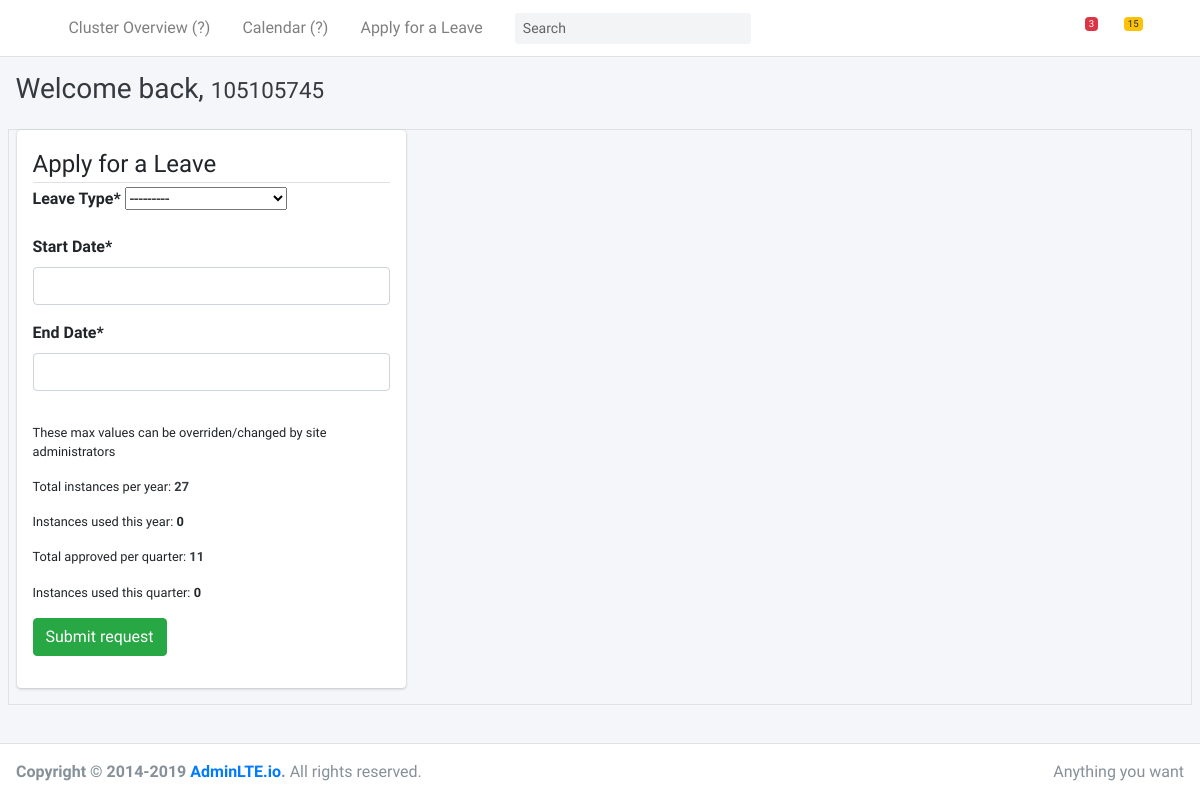
Before: /apply-leave/ (signed in) with the older database file.
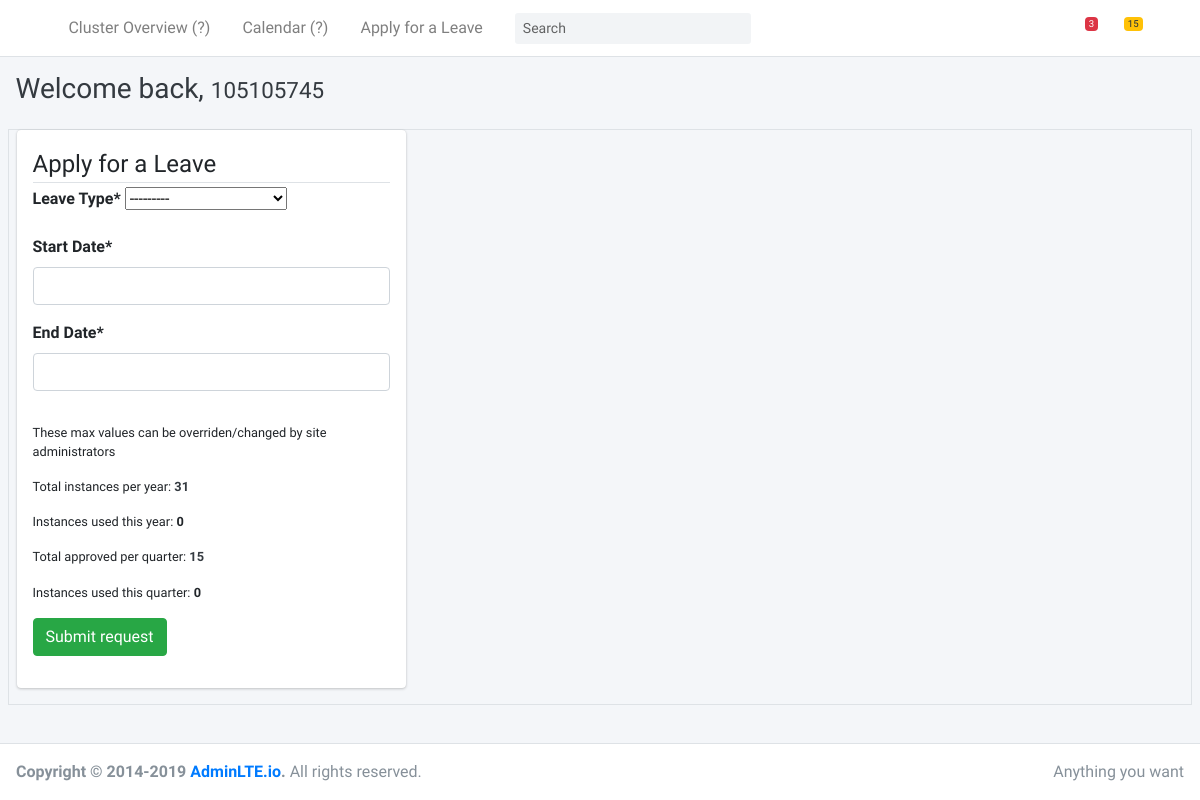
After: the same page with the newer database file.
### users/models.py (models this page shows, shortened)
class User(AbstractBaseUser, PermissionsMixin):
    staff_id = models.PositiveIntegerField(unique=True) # change max_length if needed, add min_length/value
    email = models.EmailField(unique=True) # add unique & null field options in production!
    date_joined = models.DateTimeField(default=timezone.now)
    last_login = models.DateTimeField(auto_now=True)
    is_active = models.BooleanField(default=True)  ############################### <-- disabled user account after registration, SET TO TRUE FOR THE FIRST TIME!
    is_staff = models.BooleanField(default=False)
    is_superuser = models.BooleanField(default=False)
    is_advisor          = models.BooleanField(default=True) ### <-- default is all users that register are advisors
    is_team_leader      = models.BooleanField(default=False)
    is_operations_manager  = models.BooleanField(default=False)
    first_name          = models.CharField(max_length=50)
    middle_name         = models.CharField(max_length=50, blank=True)
    last_name           = models.CharField(max_length=50)
    ext_name            = models.CharField(max_length=3, blank=True, null=True, verbose_name="Extension")
    SFST    = "Secured Financial Support Team"
    UFST    = "UnSecured Financial Support Team"
    AUH     = "Australia Collections"
    AU      = "Australia"
    PH      = "Philippines"
    SG      = "Singapore"
    MSS     = "Marks & Spencer"
    HRS     = "HSBC Repayment Services"
    US      = "US"
    CANADA  = "CANADA"
    OTPA    = "Outcome Testing Policy Adherence"
    choices = [
        (SFST, "Secured Financial Support Team"),
        (UFST, "UnSecured Financial Support Team"),
        (AUH, "Australia Collections"),
        (AU, "Australia"),
        (PH, "Philippines"),
        (SG, "Singapore"),
        (MSS, "Marks & Spencer"),
        (HRS, "HSBC Repayment Services"),
        (US, "United States"),
        (CANADA, "Canada"),
        (OTPA, "Outcome Testing Policy Adherence")
        ]
    workgroup           = models.CharField(max_length=100, choices=choices, default="Default", verbose_name="WorkGroup: ")
    objects = CustomUserManager() # set the CustomUserManager() above instead of default UserManager() from django.contrib.auth
    USERNAME_FIELD = "staff_id" # the key identifier of accounts. This was also set on the CustomUserManager() class code
    REQUIRED_FIELDS = [] # ["email", "username", "first_name", "last_name"]
    class Meta:
        verbose_name = "User"
        verbose_name_plural = 'Users'
    def dp_directory_path(instance, filename):
        return 'users/{}/DP/{}'.format(instance.user.staff_id, filename)
    image = models.ImageField(default='defaults/default_user_dp.png', blank=True, upload_to=dp_directory_path, verbose_name="Photo")

### home/models.py (models this page shows, shortened)
class LeaveCounter(models.Model):
    employee = models.OneToOneField(User, on_delete=models.CASCADE, verbose_name='Requester')
    max_instances_per_year = models.PositiveIntegerField(default=25, verbose_name='Max. Instances Per Year', help_text="This count shows the default. Always check for 'additional_instances' for the actual computation of the max_allowed instances per_year and per_quarter.")
    max_instances_per_quarter = models.PositiveIntegerField(default=6, verbose_name='Max. Instances Per Quarter', help_text="This count shows the default. Always check for 'additional_instances' for the actual computation of the max_allowed instances per_year and per_quarter.")
    instances_used_this_year = models.PositiveIntegerField(default=0, verbose_name='Instances Used This Year')
    instances_used_this_quarter = models.PositiveIntegerField(default=0, verbose_name='Instances Used This Quarter')
    last_year_reset_date = models.DateField(null=True, blank=True, verbose_name='Last Year Reset Date')
    last_quarter_reset_date = models.DateField(null=True, blank=True, verbose_name='Last Quarter Reset Date')
    additional_instances_per_year = models.PositiveIntegerField(default=0, verbose_name='Additional Instances Per Year')
    additional_instances_per_quarter = models.PositiveIntegerField(default=0, verbose_name='Additional Instances Per Quarter')
    import calendar

### home/views.py (the view, shortened to what this page needs)
# urls.py: path('apply-leave/', ApplyLeaveView.as_view(), name='apply-leave'),
class ApplyLeaveView(LoginRequiredMixin, CreateView):
    model = Leave
    form_class = LeaveForm
    template_name = 'home/authed/apply_leave_form.html'
    success_message = "Leave request submitted."
    success_url = '/'
    def get_form_kwargs(self):
        kwargs = super().get_form_kwargs()
        kwargs.update({'employee': self.request.user})
        return kwargs
    def get_context_data(self, **kwargs):
        data = super().get_context_data(**kwargs)
        leave_counter, _ = LeaveCounter.objects.get_or_create(employee=self.request.user)
        data['leave_counter'] = leave_counter
        return data

### home/forms.py (shortened to what this page needs)
class LeaveForm(forms.ModelForm):
    start_date = forms.SelectDateWidget()
    end_date = forms.SelectDateWidget()
    class Meta:
        model = Leave
        fields = ['leave_type', 'start_date', 'end_date']
    def __init__(self, *args, **kwargs):
        self.employee = kwargs.pop('employee', None)
        super().__init__(*args, **kwargs)

### home/models.py (called while the page is built)
    def __str__(self):
        return self.name

### home/templates/home/authed/apply_leave_form.html (shortened to what this page needs)
{% extends 'base.html' %}
{% load crispy_forms_tags %}
{% block content %}
<div class="card p-3 col-4">
  <form method="POST" enctype="multipart/form-data">
    <fieldset class="form-group">
      <legend class="border-bottom mb-1">Apply for a Leave</legend>
      {{ form|crispy }}
    </fieldset>
    <small>
      <p>These max values can be overriden/changed by site administrators</p>
      <p>Total instances per year: <b class="text-dark">{{ leave_counter.max_instances_per_year }}</b></p>
      <p>Instances used this year: <b>{{ leave_counter.instances_used_this_year }}</b></p>
      <p>Total approved per quarter: <b class="text-dark">{{ leave_counter.max_instances_per_quarter }}</b></p>
      <p>Instances used this quarter: <b>{{ leave_counter.instances_used_this_quarter }}</b></p>
    </small>
    <div class="form-group">
      <button class="btn btn-success" type="submit">Submit request</button>
    </div>
  </form>
</div>
{% endblock content %}

### home/templates/base.html (shortened to what this page needs)
<!DOCTYPE html>
<html lang="en">
<head>
  <link rel="stylesheet" href="/static/admin-lte/plugins/fontawesome-free/css/all.min.css">
  <link rel="stylesheet" href="/static/admin-lte/dist/css/adminlte.min.css">
</head>
<body class="hold-transition sidebar-collapse">
<div class="wrapper">
  <nav class="main-header navbar navbar-expand navbar-white navbar-light">
    <ul class="navbar-nav">
      <li class="nav-item">
        <a class="nav-link" data-widget="pushmenu" href="#" role="button"><i class="fas fa-bars"></i></a>
      </li>
      <li class="nav-item d-none d-sm-inline-block">
        <a href="#" class="nav-link">Cluster Overview (?)</a>
      </li>
      <li class="nav-item d-none d-sm-inline-block">
        <a href="#" class="nav-link">Calendar (?)</a>
      </li>
      <li class="nav-item d-none d-sm-inline-block">
        <a href="/apply-leave" class="nav-link">Apply for a Leave</a>
      </li>
    </ul>
    <form class="form-inline ml-3">
      <div class="input-group input-group-sm">
        <input class="form-control form-control-navbar" type="search" placeholder="Search" aria-label="Search">
        <div class="input-group-append">
          <button class="btn btn-navbar" type="submit">
            <i class="fas fa-search"></i>
          </button>
        </div>
      </div>
    </form>
    <ul class="navbar-nav ml-auto">
      <li class="nav-item dropdown">
        <a class="nav-link" data-toggle="dropdown" href="#">
          <i class="far fa-comments"></i>
          <span class="badge badge-danger navbar-badge">3</span>
        </a>
      </li>
      <li class="nav-item dropdown">
        <a class="nav-link" data-toggle="dropdown" href="#">
          <span class="badge badge-warning navbar-badge">15</span>
        </a>
      </li>
      <li class="nav-item">
        <a class="nav-link" data-widget="control-sidebar" data-slide="true" href="#" role="button"><i
            class="fas fa-th-large"></i></a>
      </li>
    </ul>
  </nav>
  <div class="content-wrapper">
    <div class="content-header">
      <div class="container-fluid">
        <div class="row mb-2">
          <div class="col-sm-6">
            {% if request.user.profile.first_name %}
              <h4 class="m-0 text-dark">Welcome back, {{request.user.profile.first_name}}! <small class="text-sm"> ({{request.user.staff_id}})</small></h4>
            {% else %}
              <h3 class="m-0 text-dark">Welcome back, <small>{{request.user.staff_id}}</small></h3>
            {% endif %}
          </div>
          <div class="col-sm float-right">
          </div>
        </div>
      </div>
    </div>
    <div class="content">
      <div class="container-fluid border border-solid-black">
        {% block content %}
        {% endblock content %}
      </div>
    </div>
  </div>
  <footer class="main-footer">
    <div class="float-right d-none d-sm-inline">
      Anything you want
    </div>
    <strong>Copyright &copy; 2014-2019 <a href="https://adminlte.io">AdminLTE.io</a>.</strong> All rights reserved.
  </footer>
</div>
</body>
</html>

Changed rows visible on the page:
changed LeaveCounter: max_instances_per_year "27" → "31"; max_instances_per_quarter "11" → "15"
